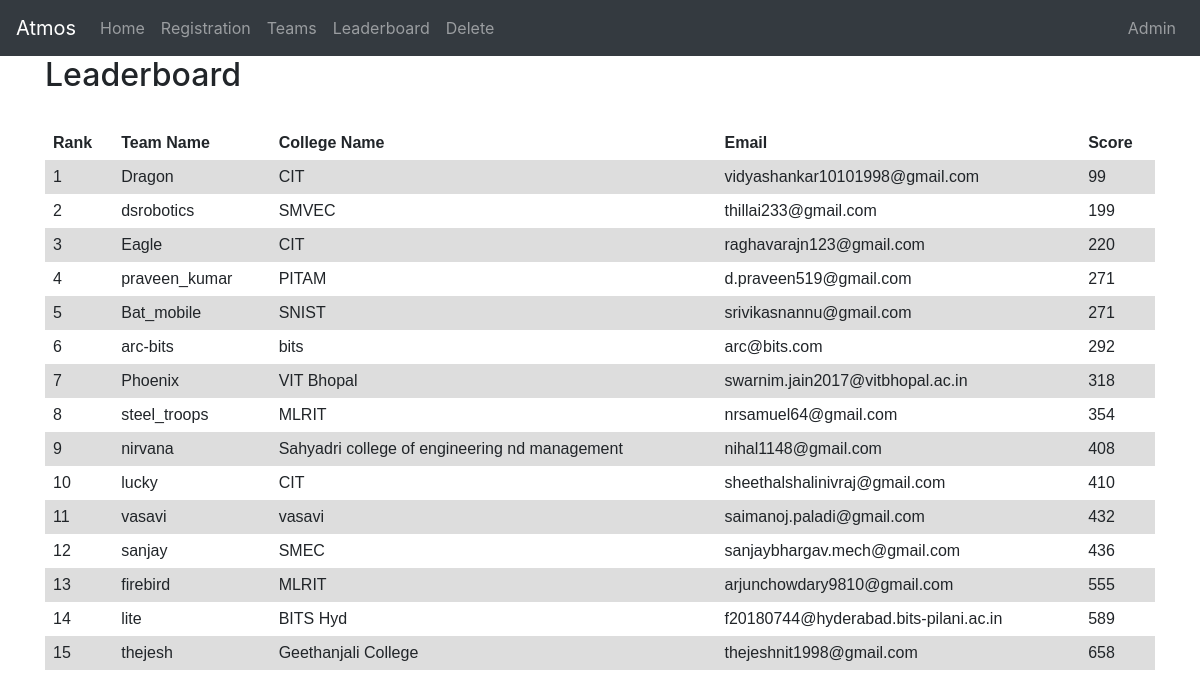
Page /leaderboard/ on the committed database.
### portal/models.py (models this page shows, shortened)
class Team(models.Model):
    final_score = models.IntegerField(default=0)
    gate_set = models.IntegerField(default=-1)
    score1 = models.IntegerField(default=0)
    score2 = models.IntegerField(default=0)
    score3 = models.IntegerField(default=0)
    round1_done = models.BooleanField(default=False)
    round2_done = models.BooleanField(default=False)
    team_name = models.CharField(max_length=100, unique=True)
    college_name = models.CharField(max_length=100)
    email = models.EmailField()

### portal/views.py (the view)
# urls.py: path('leaderboard/', views.leaderboard, name='leaderboard'),
def leaderboard(request):
    teams = Team.objects.order_by('final_score')
    return render(
        request,
        'leaderboard.html',
        context={'teams': teams}
    )

### portal/templates/leaderboard.html (shortened to what this page needs)
{% extends "base.html" %}
{% block content %}
<div class="container">
<h2>Leaderboard</h2>
<br>
<table>
	<tr>
		<th><b>Rank</b></th>
		<th>Team Name</th>
		<th>College Name</th>
		<th>Email</th>
		<th>Score</th>
	</tr>
{% for team in teams %}
	<tr>
		<td>{{ forloop.counter }}</td>
		<td>{{team.team_name}}</td>
		<td>{{team.college_name}}</td>
		<td>{{team.email}}</td>
		<td>{{team.final_score}}</td>
	</tr>
{% endfor %}
</table>
</div>
{% endblock %}

### portal/templates/leaderboard.html (style rules this page uses)
table { font-family: arial, sans-serif; font-weight: 100; border-collapse: collapse; width: 100%; }
td { border: 1px ; text-align: left; padding: 8px; font-style: normal; font-weight: 100; }
th { border: 1px ; text-align: left; padding: 8px; font-style: normal; }
tr:nth-child(even) { background-color: #dddddd; font-weight: 100; }

### rows in the picture
Team: team_name "Dragon", college_name "CIT", email "vidyashankar10101998@gmail.com", final_score "99"
Team: team_name "dsrobotics", college_name "SMVEC", email "thillai233@gmail.com", final_score "199"
Team: team_name "Eagle", college_name "CIT", email "raghavarajn123@gmail.com", final_score "220"
Team: team_name "praveen_kumar", college_name "PITAM", email "d.praveen519@gmail.com", final_score "271"
Team: team_name "Bat_mobile", college_name "SNIST", email "srivikasnannu@gmail.com", final_score "271"
Team: team_name "arc-bits", college_name "bits", email "arc@bits.com", final_score "292"
Team: team_name "Phoenix", college_name "VIT Bhopal", email "swarnim.jain2017@vitbhopal.ac.in", final_score "318"
Team: team_name "steel_troops", college_name "MLRIT", email "nrsamuel64@gmail.com", final_score "354"
Team: team_name "nirvana", college_name "Sahyadri college of engineering nd management", email "nihal1148@gmail.com", final_score "408"
Team: team_name "lucky", college_name "CIT", email "sheethalshalinivraj@gmail.com", final_score "410"
Team: team_name "vasavi", college_name "vasavi", email "saimanoj.paladi@gmail.com", final_score "432"
Team: team_name "sanjay", college_name "SMEC", email "sanjaybhargav.mech@gmail.com", final_score "436"
Team: team_name "firebird", college_name "MLRIT", email "arjunchowdary9810@gmail.com", final_score "555"
Team: team_name "lite", college_name "BITS Hyd", email "f20180744@hyderabad.bits-pilani.ac.in", final_score "589"
Team: team_name "thejesh", college_name "Geethanjali College", email "thejeshnit1998@gmail.com", final_score "658"
